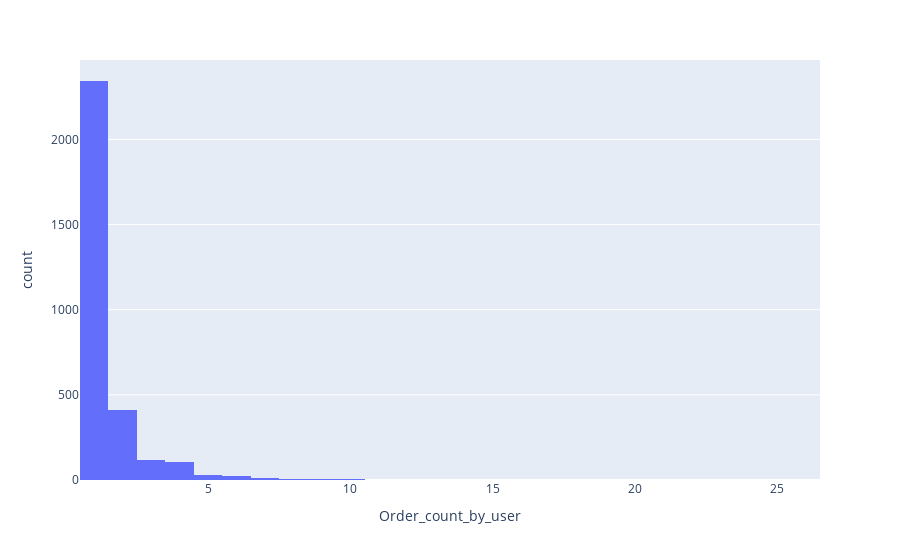

The notebook cell this image was saved under:
### Markdown cell above
### Indicator 1: An user makes an unreasonably high number of transactions

### Code cell
# Order count by uid
df = pd.DataFrame(Orders.groupby('uid').agg(['sum', 'count']))['rebate']
df.columns = ['Rebate_sum_by_user','Order_count_by_user']
px.histogram(df, x='Order_count_by_user')

### Figure 1 — Plotly figure (JSON) as saved in the notebook; plotly's stock layout.template omitted (floating-point values rounded to 4 significant figures; data arrays with more than 128 entries replaced by an {"elided": "..."} marker saying what was removed)
{"data": [{"alignmentgroup": "True", "bingroup": "x", "hovertemplate": "Order_count_by_user=%{x}<br>count=%{y}<extra></extra>", "legendgroup": "", "marker": {"color": "#636efa", "pattern": {"shape": ""}}, "name": "", "offsetgroup": "", "orientation": "v", "showlegend": false, "type": "histogram", "x": {"elided": "3065 int values"}, "xaxis": "x", "yaxis": "y"}], "layout": {"barmode": "relative", "legend": {"tracegroupgap": 0}, "margin": {"t": 60}, "xaxis": {"anchor": "y", "domain": [0, 1], "title": {"text": "Order_count_by_user"}}, "yaxis": {"anchor": "x", "domain": [0, 1], "title": {"text": "count"}}}}
